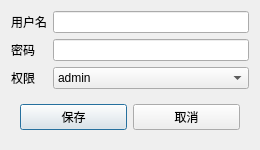
<?xml version="1.0" encoding="UTF-8"?>
<ui version="4.0">
 <class>dlg_AddUser</class>
 <widget class="QDialog" name="dlg_AddUser">
  <property name="geometry">
   <rect>
    <x>0</x>
    <y>0</y>
    <width>260</width>
    <height>149</height>
   </rect>
  </property>
  <property name="windowTitle">
   <string>用户</string>
  </property>
  <layout class="QGridLayout" name="gridLayout_2">
   <item row="0" column="0">
    <widget class="QLabel" name="label">
     <property name="text">
      <string>用户名</string>
     </property>
    </widget>
   </item>
   <item row="0" column="1">
    <widget class="QLineEdit" name="le_username"/>
   </item>
   <item row="1" column="0">
    <widget class="QLabel" name="label_2">
     <property name="text">
      <string>密码</string>
     </property>
    </widget>
   </item>
   <item row="1" column="1">
    <widget class="QLineEdit" name="le_password"/>
   </item>
   <item row="2" column="0">
    <widget class="QLabel" name="label_3">
     <property name="text">
      <string>权限</string>
     </property>
    </widget>
   </item>
   <item row="3" column="0" colspan="2">
    <widget class="QWidget" name="widget" native="true">
     <layout class="QGridLayout" name="gridLayout">
      <item row="0" column="0">
       <widget class="QPushButton" name="btn_save">
        <property name="text">
         <string>保存</string>
        </property>
       </widget>
      </item>
      <item row="0" column="1">
       <widget class="QPushButton" name="btn_cancel">
        <property name="text">
         <string>取消</string>
        </property>
       </widget>
      </item>
     </layout>
    </widget>
   </item>
   <item row="2" column="1">
    <widget class="QComboBox" name="cb_auth">
     <item>
      <property name="text">
       <string>admin</string>
      </property>
     </item>
     <item>
      <property name="text">
       <string>teacher</string>
      </property>
     </item>
     <item>
      <property name="text">
       <string>student</string>
      </property>
     </item>
    </widget>
   </item>
  </layout>
 </widget>
 <resources/>
 <connections/>
</ui>
